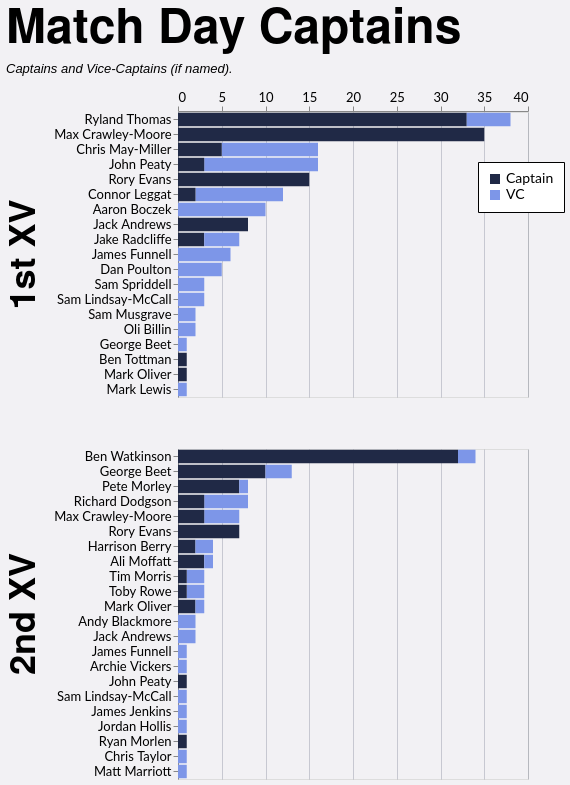

The Vega-Lite source for this figure:
### Vega-Lite specification from a JSON file in a GitHub repository (floating-point values rounded to 4 significant figures)
{"config": {"axis": {"labelFont": "Lato, sans-serif", "titleFont": "PT Sans Narrow, Helvetica Neue, Helvetica, Arial, sans-serif", "labelFontSize": 13, "titleFontSize": 24, "gridColor": "#202947", "gridOpacity": 0.2}, "header": {"labelFont": "PT Sans Narrow, Helvetica Neue, Helvetica, Arial, sans-serif", "titleFont": "PT Sans Narrow, Helvetica Neue, Helvetica, Arial, sans-serif", "labelFontSize": 24, "titleFontSize": 28, "labelFontWeight": "bold", "orient": "left"}, "legend": {"labelFont": "Lato, sans-serif", "titleFont": "PT Sans Narrow, Helvetica Neue, Helvetica, Arial, sans-serif", "labelFontSize": 14, "titleFontSize": 16, "titlePadding": 5, "fillColor": "white", "strokeColor": "black", "padding": 10, "titleFontWeight": "lighter", "titleFontStyle": "italic", "titleColor": "gray", "offset": 10}, "title": {"font": "PT Sans Narrow, Helvetica Neue, Helvetica, Arial, sans-serif", "fontSize": 48, "fontWeight": "bold", "anchor": "start", "align": "center", "titlePadding": 20, "subtitlePadding": 10, "subtitleFontSize": 13, "subtitleColor": "", "subtitleFontStyle": "italic", "offset": 15, "color": "black"}, "axisX": {"labelAngle": 0}, "facet": {"title": null, "header": null, "align": {"row": "each", "column": "each"}}, "resolve": {"scale": {"y": "independent", "facet": "independent"}}, "background": "#f2f1f4"}, "data": {"name": "data-9b92efdfd26de5516e87b6a666804674"}, "mark": {"type": "bar"}, "encoding": {"color": {"field": "is_captain", "legend": {"labelExpr": "datum.value ? 'Captain' : 'VC'", "legendX": 300, "legendY": 50, "orient": "none", "title": null}, "scale": {"domain": [true, false], "range": ["#202946", "#7d96e8"]}, "type": "nominal"}, "order": {"field": "is_captain", "sort": "descending", "type": "nominal"}, "row": {"field": "squad", "header": {"labelExpr": "datum.value + ' XV'", "labelFontSize": 36, "title": null}, "spacing": 50, "title": null, "type": "nominal"}, "tooltip": [{"field": "player", "type": "nominal"}, {"field": "squad", "type": "nominal"}, {"aggregate": "sum", "field": "games", "type": "quantitative"}, {"field": "is_captain", "type": "nominal"}], "x": {"aggregate": "sum", "axis": {"orient": "top", "title": null}, "field": "games", "type": "quantitative"}, "y": {"field": "player", "sort": "-x", "title": null, "type": "nominal"}}, "height": {"step": 15}, "resolve": {"scale": {"y": "independent"}}, "title": {"text": "Match Day Captains", "subtitle": "Captains and Vice-Captains (if named)."}, "width": 350, "$schema": "https://vega.github.io/schema/vega-lite/v5.20.1.json", "datasets": {"data-9b92efdfd26de5516e87b6a666804674": [{"player": "Ryland Thomas", "squad": "1st", "season": "2024/25", "game_type": "League", "is_captain": true, "games": 15}, {"player": "Max Crawley-Moore", "squad": "1st", "season": "2022/23", "game_type": "League", "is_captain": true, "games": 15}, {"player": "Ryland Thomas", "squad": "1st", "season": "2023/24", "game_type": "League", "is_captain": true, "games": 13}, {"player": "Rory Evans", "squad": "1st", "season": "2025/26", "game_type": "League", "is_captain": true, "games": 11}, {"player": "Ben Watkinson", "squad": "2nd", "season": "2021/22", "game_type": "League", "is_captain": true, "games": 9}, {"player": "Chris May-Miller", "squad": "1st", "season": "2024/25", "game_type": "League", "is_captain": false, "games": 9}, {"player": "Ben Watkinson", "squad": "2nd", "season": "2023/24", "game_type": "League", "is_captain": true, "games": 9}, {"player": "Connor Leggat", "squad": "1st", "season": "2023/24", "game_type": "League", "is_captain": false, "games": 9}, {"player": "Ben Watkinson", "squad": "2nd", "season": "2022/23", "game_type": "League", "is_captain": true, "games": 9}, {"player": "Max Crawley-Moore", "squad": "1st", "season": "2021/22", "game_type": "League", "is_captain": true, "games": 8}, {"player": "George Beet", "squad": "2nd", "season": "2025/26", "game_type": "League", "is_captain": true, "games": 6}, {"player": "Aaron Boczek", "squad": "1st", "season": "2025/26", "game_type": "League", "is_captain": false, "games": 6}, {"player": "Max Crawley-Moore", "squad": "1st", "season": "2023/24", "game_type": "League", "is_captain": true, "games": 5}, {"player": "Dan Poulton", "squad": "1st", "season": "2023/24", "game_type": "League", "is_captain": false, "games": 5}, {"player": "Jack Andrews", "squad": "1st", "season": "2021/22", "game_type": "Friendly", "is_captain": true, "games": 5}, {"player": "Chris May-Miller", "squad": "1st", "season": "2024/25", "game_type": "League", "is_captain": true, "games": 5}, {"player": "John Peaty", "squad": "1st", "season": "2021/22", "game_type": "League", "is_captain": false, "games": 4}, {"player": "Pete Morley", "squad": "2nd", "season": "2024/25", "game_type": "League", "is_captain": true, "games": 4}, {"player": "Max Crawley-Moore", "squad": "2nd", "season": "2023/24", "game_type": "League", "is_captain": false, "games": 4}, {"player": "John Peaty", "squad": "1st", "season": "2022/23", "game_type": "League", "is_captain": false, "games": 4}, {"player": "Rory Evans", "squad": "1st", "season": "2025/26", "game_type": "Cup", "is_captain": true, "games": 3}, {"player": "James Funnell", "squad": "1st", "season": "2021/22", "game_type": "Friendly", "is_captain": false, "games": 3}, {"player": "Max Crawley-Moore", "squad": "1st", "season": "2022/23", "game_type": "Cup", "is_captain": true, "games": 3}, {"player": "Ryland Thomas", "squad": "1st", "season": "2023/24", "game_type": "Cup", "is_captain": true, "games": 3}, {"player": "Richard Dodgson", "squad": "2nd", "season": "2022/23", "game_type": "League", "is_captain": false, "games": 3}, {"player": "John Peaty", "squad": "1st", "season": "2024/25", "game_type": "League", "is_captain": false, "games": 3}, {"player": "Pete Morley", "squad": "2nd", "season": "2024/25", "game_type": "Friendly", "is_captain": true, "games": 3}, {"player": "Rory Evans", "squad": "2nd", "season": "2024/25", "game_type": "Friendly", "is_captain": true, "games": 3}, {"player": "Jake Radcliffe", "squad": "1st", "season": "2025/26", "game_type": "League", "is_captain": true, "games": 3}, {"player": "Ryland Thomas", "squad": "1st", "season": "2023/24", "game_type": "League", "is_captain": false, "games": 3}, {"player": "Sam Spriddell", "squad": "1st", "season": "2024/25", "game_type": "League", "is_captain": false, "games": 3}, {"player": "Jack Andrews", "squad": "1st", "season": "2021/22", "game_type": "League", "is_captain": true, "games": 3}, {"player": "Rory Evans", "squad": "2nd", "season": "2024/25", "game_type": "League", "is_captain": true, "games": 3}, {"player": "Richard Dodgson", "squad": "2nd", "season": "2021/22", "game_type": "League", "is_captain": false, "games": 2}, {"player": "Harrison Berry", "squad": "2nd", "season": "2025/26", "game_type": "League", "is_captain": true, "games": 2}, {"player": "Jake Radcliffe", "squad": "1st", "season": "2025/26", "game_type": "League", "is_captain": false, "games": 2}, {"player": "Andy Blackmore", "squad": "2nd", "season": "2021/22", "game_type": "League", "is_captain": false, "games": 2}, {"player": "Tim Morris", "squad": "2nd", "season": "2023/24", "game_type": "League", "is_captain": false, "games": 2}, {"player": "Ben Watkinson", "squad": "2nd", "season": "2021/22", "game_type": "Friendly", "is_captain": true, "games": 2}, {"player": "Ryland Thomas", "squad": "1st", "season": "2024/25", "game_type": "Cup", "is_captain": true, "games": 2}, {"player": "Ali Moffatt", "squad": "2nd", "season": "2021/22", "game_type": "League", "is_captain": true, "games": 2}, {"player": "Max Crawley-Moore", "squad": "1st", "season": "2021/22", "game_type": "Cup", "is_captain": true, "games": 2}, {"player": "Ben Watkinson", "squad": "2nd", "season": "2022/23", "game_type": "Friendly", "is_captain": true, "games": 2}, {"player": "Sam Lindsay-McCall", "squad": "1st", "season": "2023/24", "game_type": "Friendly", "is_captain": false, "games": 2}, {"player": "Jake Radcliffe", "squad": "1st", "season": "2025/26", "game_type": "Cup", "is_captain": false, "games": 2}, {"player": "Harrison Berry", "squad": "2nd", "season": "2025/26", "game_type": "League", "is_captain": false, "games": 2}, {"player": "Max Crawley-Moore", "squad": "2nd", "season": "2024/25", "game_type": "League", "is_captain": true, "games": 2}, {"player": "Toby Rowe", "squad": "2nd", "season": "2021/22", "game_type": "League", "is_captain": false, "games": 2}, {"player": "Chris May-Miller", "squad": "1st", "season": "2024/25", "game_type": "Cup", "is_captain": false, "games": 2}, {"player": "George Beet", "squad": "2nd", "season": "2025/26", "game_type": "Cup", "is_captain": true, "games": 2}, {"player": "Sam Musgrave", "squad": "1st", "season": "2023/24", "game_type": "League", "is_captain": false, "games": 2}, {"player": "Jack Andrews", "squad": "2nd", "season": "2023/24", "game_type": "League", "is_captain": false, "games": 2}, {"player": "James Funnell", "squad": "1st", "season": "2021/22", "game_type": "League", "is_captain": false, "games": 2}, {"player": "Ryland Thomas", "squad": "1st", "season": "2023/24", "game_type": "Cup", "is_captain": false, "games": 2}, {"player": "George Beet", "squad": "2nd", "season": "2024/25", "game_type": "League", "is_captain": true, "games": 2}, {"player": "Aaron Boczek", "squad": "1st", "season": "2023/24", "game_type": "Cup", "is_captain": false, "games": 1}, {"player": "Oli Billin", "squad": "1st", "season": "2023/24", "game_type": "Cup", "is_captain": false, "games": 1}, {"player": "Max Crawley-Moore", "squad": "1st", "season": "2023/24", "game_type": "Friendly", "is_captain": true, "games": 1}, {"player": "James Funnell", "squad": "2nd", "season": "2023/24", "game_type": "League", "is_captain": false, "games": 1}, {"player": "Rory Evans", "squad": "2nd", "season": "2024/25", "game_type": "Cup", "is_captain": true, "games": 1}, {"player": "Richard Dodgson", "squad": "2nd", "season": "2022/23", "game_type": "Cup", "is_captain": true, "games": 1}, {"player": "Tim Morris", "squad": "2nd", "season": "2024/25", "game_type": "League", "is_captain": true, "games": 1}, {"player": "Archie Vickers", "squad": "2nd", "season": "2023/24", "game_type": "Friendly", "is_captain": false, "games": 1}, {"player": "Rory Evans", "squad": "1st", "season": "2025/26", "game_type": "Friendly", "is_captain": true, "games": 1}, {"player": "George Beet", "squad": "2nd", "season": "2024/25", "game_type": "Friendly", "is_captain": false, "games": 1}, {"player": "Richard Dodgson", "squad": "2nd", "season": "2021/22", "game_type": "League", "is_captain": true, "games": 1}, {"player": "George Beet", "squad": "1st", "season": "2025/26", "game_type": "Friendly", "is_captain": false, "games": 1}, {"player": "Ali Moffatt", "squad": "2nd", "season": "2021/22", "game_type": "Cup", "is_captain": true, "games": 1}, {"player": "John Peaty", "squad": "1st", "season": "2022/23", "game_type": "League", "is_captain": true, "games": 1}, {"player": "Ben Tottman", "squad": "1st", "season": "2024/25", "game_type": "League", "is_captain": true, "games": 1}, {"player": "Aaron Boczek", "squad": "1st", "season": "2022/23", "game_type": "League", "is_captain": false, "games": 1}, {"player": "John Peaty", "squad": "1st", "season": "2023/24", "game_type": "League", "is_captain": true, "games": 1}, {"player": "Connor Leggat", "squad": "1st", "season": "2023/24", "game_type": "Friendly", "is_captain": true, "games": 1}, {"player": "Max Crawley-Moore", "squad": "1st", "season": "2021/22", "game_type": "Friendly", "is_captain": true, "games": 1}, {"player": "Connor Leggat", "squad": "1st", "season": "2023/24", "game_type": "League", "is_captain": true, "games": 1}, {"player": "Mark Oliver", "squad": "2nd", "season": "2023/24", "game_type": "League", "is_captain": true, "games": 1}, {"player": "Mark Oliver", "squad": "1st", "season": "2023/24", "game_type": "Cup", "is_captain": true, "games": 1}, {"player": "John Peaty", "squad": "2nd", "season": "2024/25", "game_type": "League", "is_captain": true, "games": 1}, {"player": "Pete Morley", "squad": "2nd", "season": "2021/22", "game_type": "League", "is_captain": false, "games": 1}, {"player": "Mark Oliver", "squad": "2nd", "season": "2023/24", "game_type": "League", "is_captain": false, "games": 1}, {"player": "Sam Lindsay-McCall", "squad": "2nd", "season": "2024/25", "game_type": "Friendly", "is_captain": false, "games": 1}, {"player": "John Peaty", "squad": "1st", "season": "2021/22", "game_type": "Cup", "is_captain": false, "games": 1}, {"player": "Aaron Boczek", "squad": "1st", "season": "2023/24", "game_type": "League", "is_captain": false, "games": 1}, {"player": "Aaron Boczek", "squad": "1st", "season": "2025/26", "game_type": "Cup", "is_captain": false, "games": 1}, {"player": "Mark Lewis", "squad": "1st", "season": "2025/26", "game_type": "League", "is_captain": false, "games": 1}, {"player": "Mark Oliver", "squad": "2nd", "season": "2023/24", "game_type": "Friendly", "is_captain": true, "games": 1}, {"player": "Connor Leggat", "squad": "1st", "season": "2025/26", "game_type": "League", "is_captain": false, "games": 1}, {"player": "James Jenkins", "squad": "2nd", "season": "2022/23", "game_type": "Friendly", "is_captain": false, "games": 1}, {"player": "Jordan Hollis", "squad": "2nd", "season": "2021/22", "game_type": "League", "is_captain": false, "games": 1}, {"player": "Richard Dodgson", "squad": "2nd", "season": "2022/23", "game_type": "League", "is_captain": true, "games": 1}, {"player": "Ryan Morlen", "squad": "2nd", "season": "2023/24", "game_type": "League", "is_captain": true, "games": 1}, {"player": "Max Crawley-Moore", "squad": "2nd", "season": "2023/24", "game_type": "League", "is_captain": true, "games": 1}, {"player": "John Peaty", "squad": "1st", "season": "2024/25", "game_type": "League", "is_captain": true, "games": 1}, {"player": "Oli Billin", "squad": "1st", "season": "2023/24", "game_type": "Friendly", "is_captain": false, "games": 1}, {"player": "George Beet", "squad": "2nd", "season": "2021/22", "game_type": "League", "is_captain": false, "games": 1}, {"player": "Ben Watkinson", "squad": "2nd", "season": "2021/22", "game_type": "Cup", "is_captain": false, "games": 1}, {"player": "Ben Watkinson", "squad": "2nd", "season": "2022/23", "game_type": "League", "is_captain": false, "games": 1}, {"player": "James Funnell", "squad": "1st", "season": "2025/26", "game_type": "Friendly", "is_captain": false, "games": 1}, {"player": "Chris Taylor", "squad": "2nd", "season": "2021/22", "game_type": "Friendly", "is_captain": false, "games": 1}, {"player": "George Beet", "squad": "2nd", "season": "2024/25", "game_type": "League", "is_captain": false, "games": 1}, {"player": "Ben Watkinson", "squad": "2nd", "season": "2023/24", "game_type": "Friendly", "is_captain": true, "games": 1}, {"player": "John Peaty", "squad": "1st", "season": "2021/22", "game_type": "Friendly", "is_captain": false, "games": 1}, {"player": "Matt Marriott", "squad": "2nd", "season": "2021/22", "game_type": "League", "is_captain": false, "games": 1}, {"player": "Sam Lindsay-McCall", "squad": "1st", "season": "2021/22", "game_type": "Friendly", "is_captain": false, "games": 1}, {"player": "Toby Rowe", "squad": "2nd", "season": "2021/22", "game_type": "Cup", "is_captain": true, "games": 1}, {"player": "Ali Moffatt", "squad": "2nd", "season": "2021/22", "game_type": "League", "is_captain": false, "games": 1}]}}
